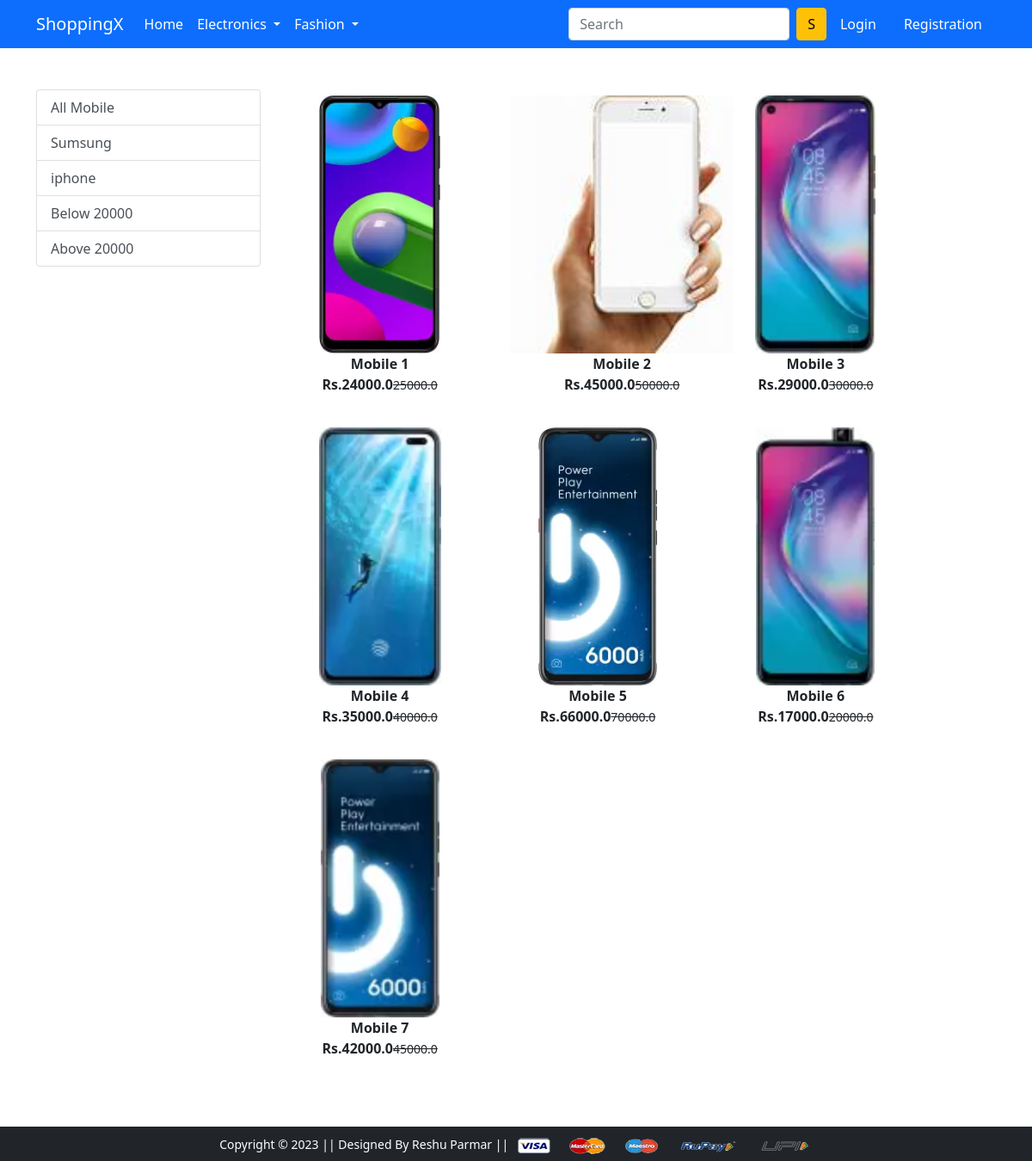
/mobile/, run on the app's committed database.
### app/models.py (models this page shows, shortened)
class Product(models.Model):
    title = models.CharField(max_length=100)
    selling_price = models.FloatField()
    discounted_price = models.FloatField()
    description = models.TextField()
    brand = models.CharField(max_length=100)
    category = models.CharField(choices=CATEGORY_CHOICE, max_length=2)
    product_image = models.ImageField(upload_to='productimg')

### app/views.py (the view)
# urls.py: path('mobile/', views.mobile, name='mobile'),
def mobile(request,data=None):
    if data == None:
        mobiles=Product.objects.filter(category='M')
    elif data == 'Sumsung' or data == 'iphone':
        mobiles=Product.objects.filter(category='M').filter(brand=data)
    elif data=='below':
        mobiles=Product.objects.filter(category='M').filter(discounted_price__lt=20000)
    elif data=='above':
        mobiles=Product.objects.filter(category='M').filter(discounted_price__gt=20000)
    return render(request, 'app/mobile.html',{'mobiles':mobiles})

### app/templates/app/mobile.html (shortened to what this page needs)
{% extends 'app/base.html' %}
{% load static %}
{% block main-content %}
<div class="container my-5">
 <div class="row">
  <div class="col-sm-3">
   <div class="list-group">
       <a href="{% url 'mobile' %}" class="list-group-item list-group-item-action" aria-current="true">All Mobile</a>
       <a href="{% url 'mobiledata' 'Sumsung' %}" class="list-group-item list-group-item-action" aria-current="true">Sumsung</a>
       <a href="{% url 'mobiledata' 'iphone' %}" class="list-group-item list-group-item-action" aria-current="true">iphone</a>
       <a href="{% url 'mobiledata' 'below' %}" class="list-group-item list-group-item-action" aria-current="true">Below 20000</a>
       <a href="{% url 'mobiledata' 'above' %}" class="list-group-item list-group-item-action" aria-current="true">Above 20000</a>
   </div>
  </div>
  <div class="col-sm-8">
   <div class="row">
        {% for product in mobiles %}
        <div class="col-sm-4 text-center mb-4">
            <a href="{% url 'product-detail' product.id %}" class="btn">
                <div class="item">
                    <img src="{{product.product_image.url}}" alt="" height="300" class="">
                    <div class="fw-bold">{{product.title}}</div>
                    <div class="fw-bold">Rs.{{product.discounted_price}}<small class="fw-light text-decoration-line-through">{{product.selling_price}}</small></div>
                </div>
            </a>
        </div>
        {% endfor %}
   </div>
  </div>
 </div>
</div>
{% endblock main-content %}

### data on the page
Product: product_image (picture), title "Mobile 1", discounted_price "24000.0", selling_price "25000.0"
Product: product_image (picture), title "Mobile 2", discounted_price "45000.0", selling_price "50000.0"
Product: product_image (picture), title "Mobile 3", discounted_price "29000.0", selling_price "30000.0"
Product: product_image (picture), title "Mobile 4", discounted_price "35000.0", selling_price "40000.0"
Product: product_image (picture), title "Mobile 5", discounted_price "66000.0", selling_price "70000.0"
Product: product_image (picture), title "Mobile 6", discounted_price "17000.0", selling_price "20000.0"
Product: product_image (picture), title "Mobile 7", discounted_price "42000.0", selling_price "45000.0"
